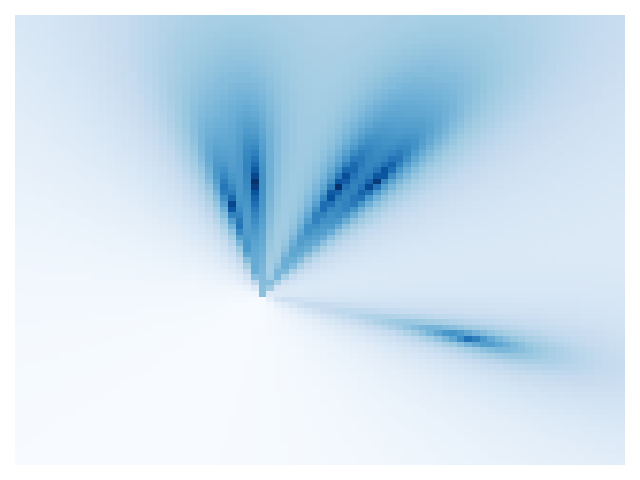
#> input picture Segmentation_images/1.png, 640 x 480 px
$ python segmentation_1.py 1.png
#> lines starting #> are read from the running program, lines starting #| are printed output that depends on the picture; after the words box and inside, x2 and y2 are one past the last pixel; in counts of white or black regions, pixels touching at a corner belong together
#!/usr/bin/env python
import cv2
import sys

im = cv2.imread(sys.argv[1])
#> im is the input picture: shape (480, 640, 3); mean B, G, R 241.2, 226, 205.4
im = cv2.cvtColor(im, cv2.COLOR_BGR2GRAY)
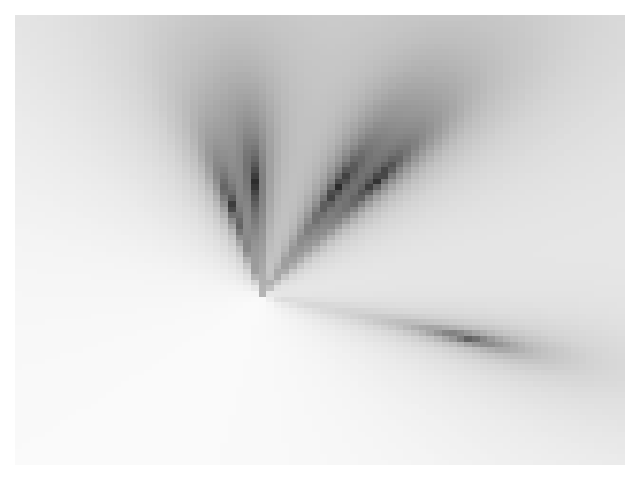
#> im: shape (480, 640); min 43, max 255, mean 221.5

otsu_threshold, thresh = cv2.threshold( im, 0, 255, cv2.THRESH_BINARY + cv2.THRESH_OTSU)
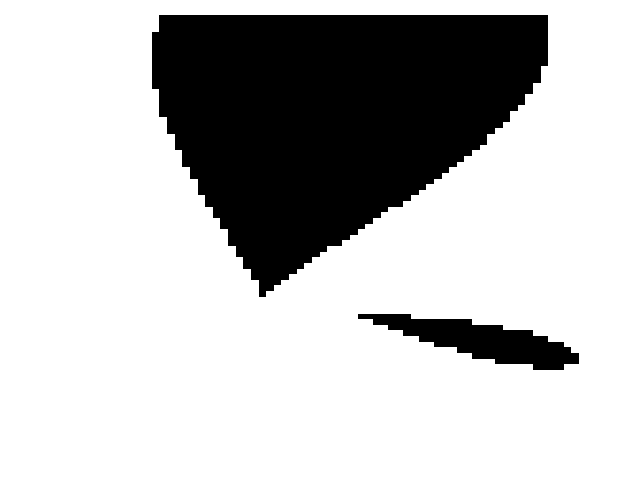
#> thresh: shape (480, 640); 74.8% white; 2 black regions
#> otsu_threshold = 206
contours, hierarchy = cv2.findContours(thresh, cv2.RETR_TREE, cv2.CHAIN_APPROX_TC89_L1)
#> contours = 3 contours; box (x1, y1, x2, y2) and area: (0, 0, 640, 480) 306081, (151, 14, 549, 298) 72034, (357, 313, 580, 371) 5624
cv2.drawContours(im, contours, -1, (0,255,0), 3)
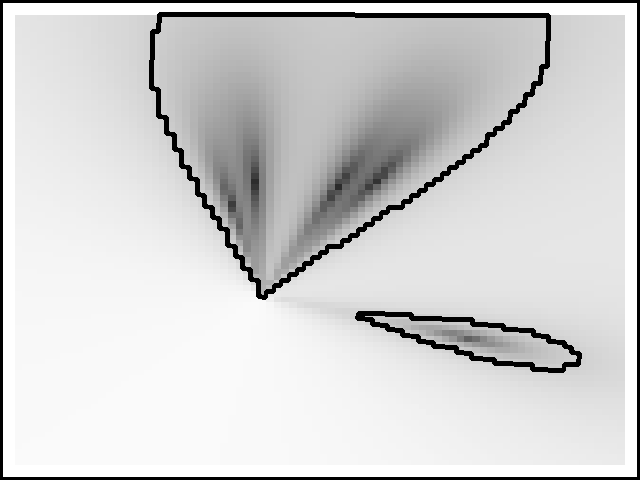
#> im: shape (480, 640); 5.03% of pixels changed, all inside (x1, y1, x2, y2) = (0, 0, 640, 480)
clusters=[]
for c in contours:
    M = cv2.moments(c)
    cx = int(M['m10']/M['m00'])
    cy = int(M['m01']/M['m00'])
    clusters.append(
            {'center':(cx,cy),
                'area':M['m00'],
                'contour':c})
    cv2.circle(im, (cx,cy), 2, (0,255,0), 1)
#> this loop made 3 passes
#> (cx, cy) on passes 2 to 3: (482, 340), (331, 115)
#> (c, cx, cy) on pass 1: ([[0, 0], [0, 479], [639, 479], [639, 0]], 319, 239)
#> im: shape (480, 640); 0.01% of pixels changed, all inside (x1, y1, x2, y2) = (317, 113, 485, 343)
#> after the loop, clusters = 3 items

cv2.imshow('f',im)
cv2.waitKey(0)
#return clusters
